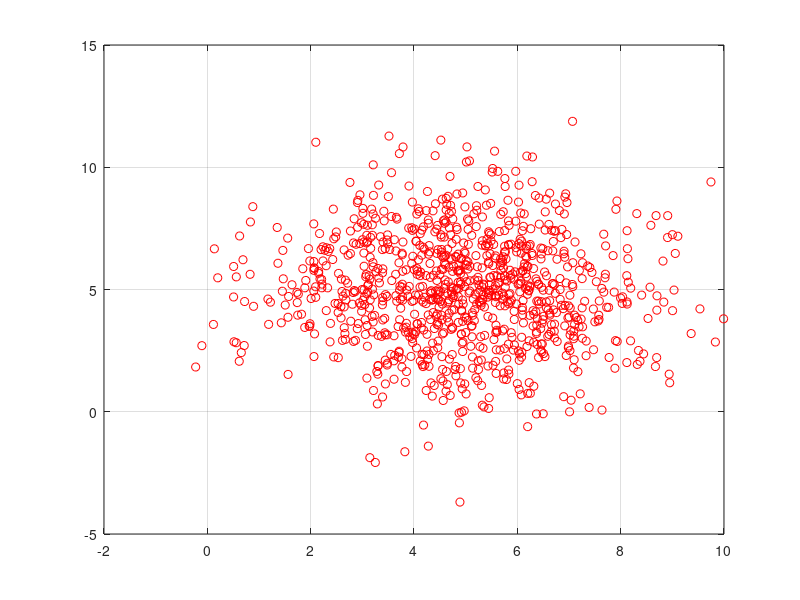

Here is the MATLAB script that generated this plot:
clear all;
close all;

rng('shuffle')

x = randn(1000, 1)*sqrt(3)+5;
y = randn(1000, 1)*sqrt(5)+5;

figure(1)
plot(x, y, 'ro')
grid on